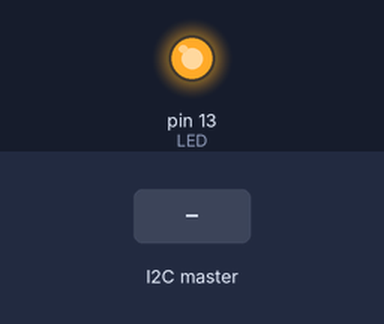
Recording of a sketch running on a simulated Arduino Uno, built with avr-gcc and run on an emulated ATmega328P. Shown: output pins drawn as LEDs (lit = HIGH). Inputs (shaded band) come from the test bench. What the sketch prints to the serial monitor is not drawn.

Above: at 1.2 s.
1.3 s: the I2C master sends the byte 200
At 2.1 s:
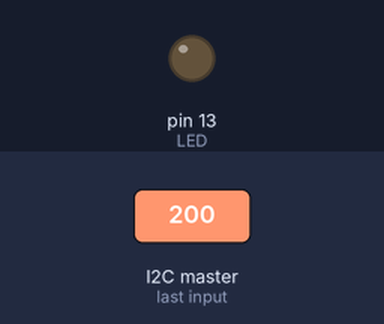
2.8 s: the I2C master sends the byte 1
At 3.4 s:
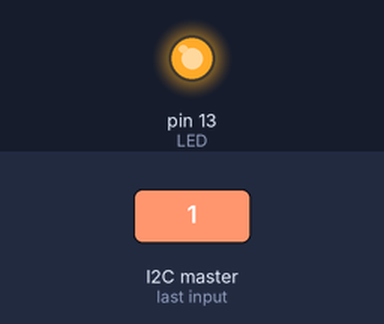
Timing chart, 0 to 5.8 s (numbered marks = the images above; inputs shaded):
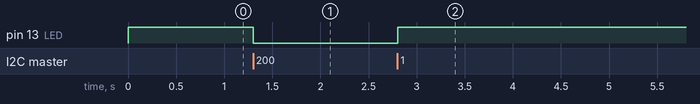

The sketch:

I2C_slave.ino
```cpp
// I2C Slave

#include <Wire.h>
int LED = 13;
int x = 0;

void setup() {
  // Define the LED pin as Output
  pinMode (LED, OUTPUT);
  // Start the I2C Bus as Slave on address 9
  Wire.begin(9);
  // Attach a function to trigger when something is received.
  Wire.onReceive(receiveEvent);
  Serial.begin(9600);
}

void receiveEvent(int bytes) {
  x = Wire.read();    // read one character from the I2C
}

void loop() {
  //If value received is 0 blink LED for 200 ms
  Serial.println(x);
  if (x <=100) digitalWrite(LED, HIGH);
  else digitalWrite(LED, LOW);
}
```

Measured:
- after the input at 1.3 s, pin 13 (LED): HIGH → LOW at once
- after the input at 2.8 s, pin 13 (LED): LOW → HIGH at once
